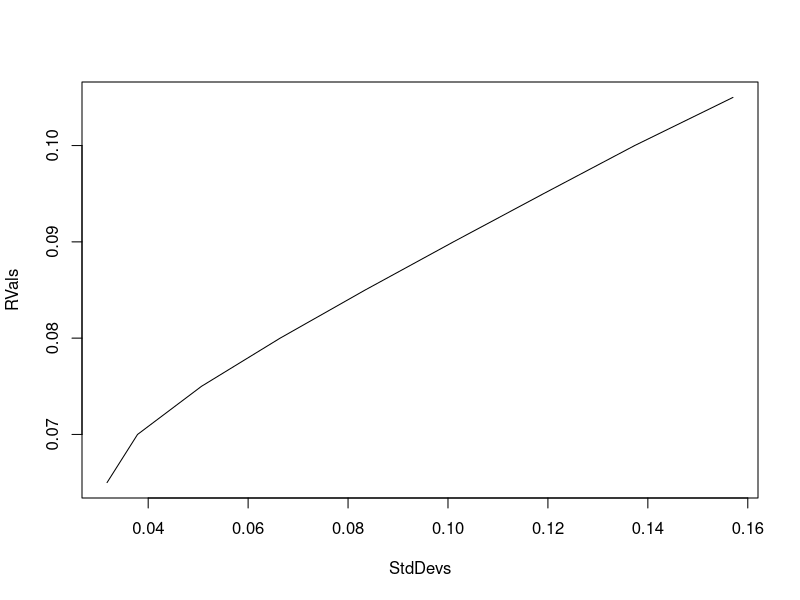

Write R code to recreate this figure.

library(quadprog)
m=c(0.1073,0.0737,0.0627)
s=c(0.1667,0.1055,0.0340)

rho=matrix(c(1,0.2199,0.0366,0.2199,1,-0.0545,0.0366,-0.0545,1),3,3,byrow=TRUE)

covMat=diag(s) %*% rho %*% diag(s)

RVals=seq(0.065,0.105,0.005)
StdDevs=rep(0,length(RVals))

for (i in 1:length(RVals)){

  Dmat=2*covMat
  dvec=rep(0,3)
  Amat=matrix(c(1,1,1,-1,-1,-1,m),3)
  bvec=c(1,-1,RVals[i])
  
  #no shorting
  Amat=cbind(Amat,diag(3))
  bvec=c(bvec,0,0,0)

  S=solve.QP(Dmat,dvec,Amat,bvec)
  StdDevs[i]=sqrt(S$value)
  
}


plot(StdDevs,RVals,"l")
